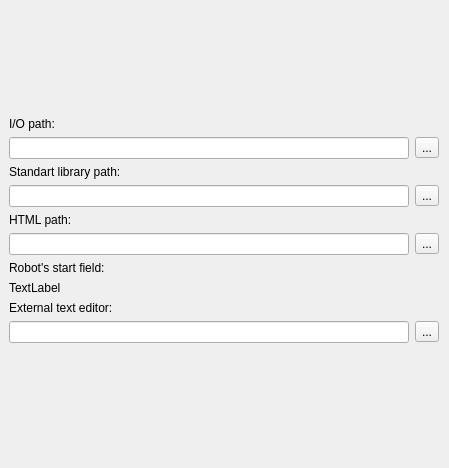
       <widget class="QWidget" name="pagePaths">
        <widget class="QLabel" name="labelZPath">
         <property name="geometry">
          <rect>
           <x>9</x>
           <y>443</y>
           <width>431</width>
           <height>16</height>
          </rect>
         </property>
         <property name="text">
          <string/>
         </property>
        </widget>
        <widget class="QWidget" name="layoutWidget">
         <property name="geometry">
          <rect>
           <x>9</x>
           <y>9</y>
           <width>430</width>
           <height>423</height>
          </rect>
         </property>
         <layout class="QGridLayout" name="gridLayout_2">
          <item row="0" column="0">
           <spacer>
            <property name="orientation">
             <enum>Qt::Vertical</enum>
            </property>
            <property name="sizeHint" stdset="0">
             <size>
              <width>428</width>
              <height>120</height>
             </size>
            </property>
           </spacer>
          </item>
          <item row="1" column="0">
           <layout class="QVBoxLayout">
            <item>
             <widget class="QLabel" name="label_6">
              <property name="text">
               <string>I/O path:</string>
              </property>
             </widget>
            </item>
            <item>
             <layout class="QHBoxLayout">
              <item>
               <widget class="QLineEdit" name="ioEdit"/>
              </item>
              <item>
               <widget class="QToolButton" name="btnBrowseIO">
                <property name="text">
                 <string>...</string>
                </property>
               </widget>
              </item>
             </layout>
            </item>
           </layout>
          </item>
          <item row="2" column="0">
           <layout class="QVBoxLayout">
            <item>
             <widget class="QLabel" name="label_7">
              <property name="text">
               <string>Standart library path:</string>
              </property>
             </widget>
            </item>
            <item>
             <layout class="QHBoxLayout">
              <item>
               <widget class="QLineEdit" name="libEdit"/>
              </item>
              <item>
               <widget class="QToolButton" name="btnBrowseLib">
                <property name="text">
                 <string>...</string>
                </property>
               </widget>
              </item>
             </layout>
            </item>
           </layout>
          </item>
          <item row="3" column="0">
           <layout class="QVBoxLayout" name="verticalLayout">
            <item>
             <widget class="QLabel" name="label_25">
              <property name="text">
               <string>HTML path:</string>
              </property>
             </widget>
            </item>
            <item>
             <layout class="QHBoxLayout" name="horizontalLayout_3">
              <item>
               <widget class="QLineEdit" name="htmlEdit"/>
              </item>
              <item>
               <widget class="QToolButton" name="btnBrowseHtml">
                <property name="text">
                 <string>...</string>
                </property>
               </widget>
              </item>
             </layout>
            </item>
           </layout>
          </item>
          <item row="4" column="0">
           <widget class="QLabel" name="label_18">
            <property name="text">
             <string>Robot's start field:</string>
            </property>
           </widget>
          </item>
          <item row="5" column="0">
           <widget class="QLabel" name="labelRobotStartField">
            <property name="text">
             <string>TextLabel</string>
            </property>
           </widget>
          </item>
          <item row="7" column="0">
           <spacer>
            <property name="orientation">
             <enum>Qt::Vertical</enum>
            </property>
            <property name="sizeHint" stdset="0">
             <size>
              <width>428</width>
              <height>101</height>
             </size>
            </property>
           </spacer>
          </item>
          <item row="6" column="0">
           <layout class="QVBoxLayout" name="_2">
            <item>
             <widget class="QLabel" name="label_19">
              <property name="text">
               <string>External text editor:</string>
              </property>
             </widget>
            </item>
            <item>
             <layout class="QHBoxLayout" name="_3">
              <item>
               <widget class="QLineEdit" name="editorEdit">
                <property name="text">
                 <string/>
                </property>
               </widget>
              </item>
              <item>
               <widget class="QToolButton" name="btnBrowseEditor">
                <property name="text">
                 <string>...</string>
                </property>
               </widget>
              </item>
             </layout>
            </item>
           </layout>
          </item>
         </layout>
        </widget>
       </widget>
